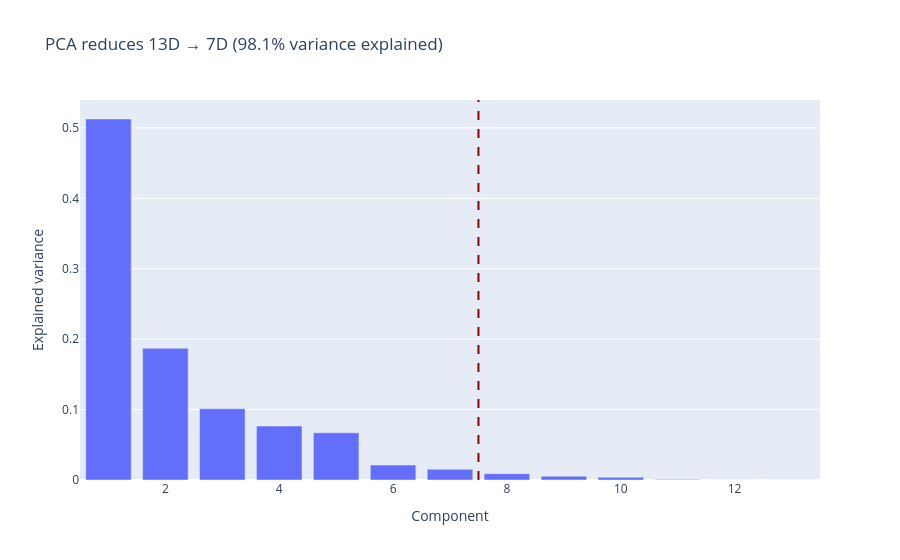

The notebook cell this image was saved under:
### Code cell
pca_plot_cut = kairo.plot_pca_variances(pca, cut_component=7)
pca_plot_cut.show()

### Figure 1 — Plotly figure (JSON) as saved in the notebook; plotly's stock layout.template omitted (floating-point values rounded to 4 significant figures)
{"data": [{"hovertemplate": "Component=%{x}<br>Explained variance=%{y}<extra></extra>", "legendgroup": "", "marker": {"color": "#636efa", "pattern": {"shape": ""}}, "name": "", "orientation": "v", "showlegend": false, "textposition": "auto", "type": "bar", "x": [1, 2, 3, 4, 5, 6, 7, 8, 9, 10, 11, 12, 13], "xaxis": "x", "y": [0.5127, 0.1871, 0.1011, 0.07659, 0.06703, 0.0212, 0.01516, 0.009016, 0.005425, 0.003822, 0.000821, 0.0, 0.0], "yaxis": "y"}], "layout": {"barmode": "relative", "legend": {"tracegroupgap": 0}, "shapes": [{"line": {"color": "darkred", "dash": "dash"}, "type": "line", "x0": 7.5, "x1": 7.5, "xref": "x", "y0": 0, "y1": 1, "yref": "y domain"}], "title": {"text": "PCA reduces 13D → 7D (98.1% variance explained)"}, "xaxis": {"anchor": "y", "domain": [0, 1], "title": {"text": "Component"}}, "yaxis": {"anchor": "x", "domain": [0, 1], "title": {"text": "Explained variance"}}}}
